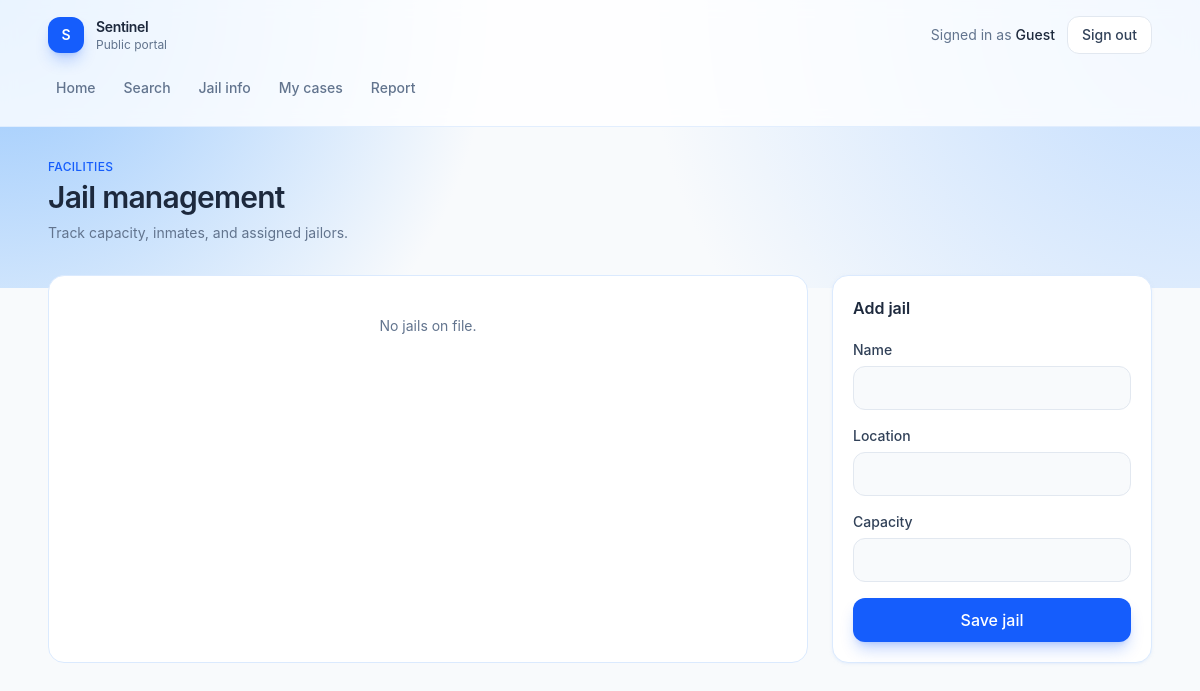
/jails, run on an earlier commit of the app's database.
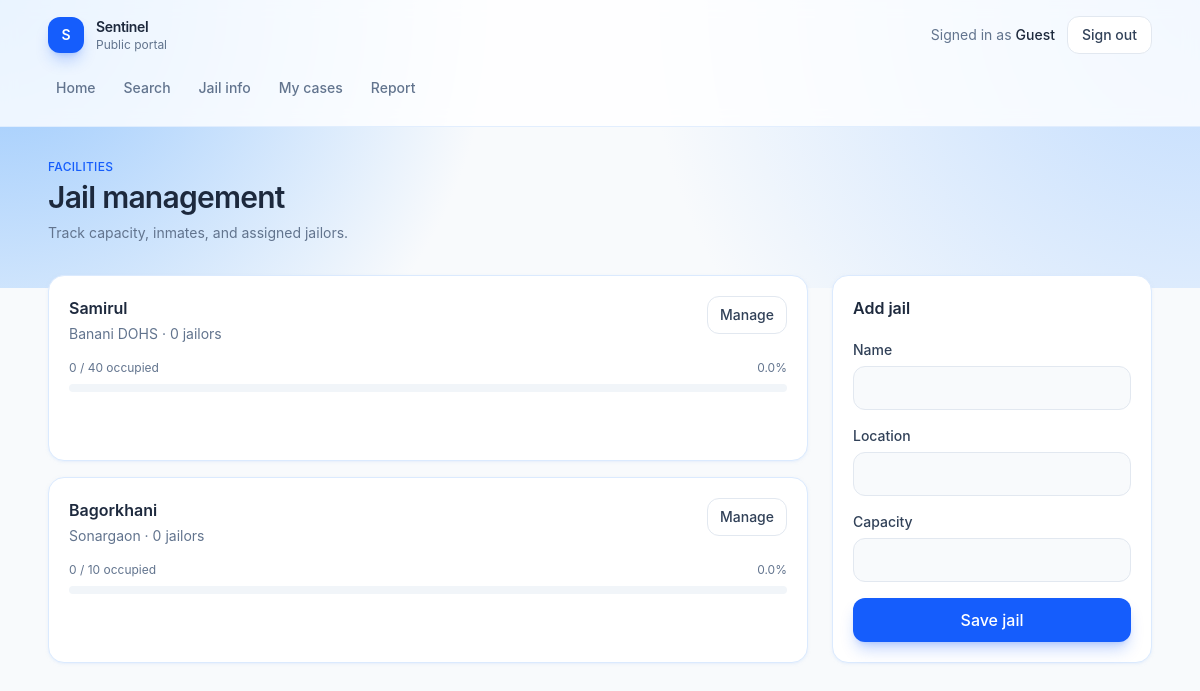
And on a later commit of the database.
### tables this page shows
CREATE TABLE Jail (
    JID INTEGER PRIMARY KEY,
    Name TEXT NOT NULL,
    Location TEXT,
    Capacity INTEGER
);

### app.py (the view, shortened to what this page needs)
@app.route("/jails", methods=["GET", "POST"])
def jails():
    if request.method == "GET":
        db = get_db()
        jail = db.execute("SELECT * FROM Jail").fetchall()
        return render_template("jails.html", jails=jail)

### app.py (called while the page is built)
def get_db():
    if "db" not in g:
        g.db = sqlite3.connect(app.config["DATABASE"])
        g.db.row_factory = sqlite3.Row
    return g.db

### templates/jails.html (shortened to what this page needs)
{% extends "app.html" %}
{% set jails = jails if jails is defined else [
    {"JID": 1, "Name": "Dhaka Central Jail", "Location": "Keraniganj", "Capacity": 400, "occupancy": 312, "jailor_count": 4},
    {"JID": 2, "Name": "Kashimpur Central Jail", "Location": "Gazipur", "Capacity": 250, "occupancy": 180, "jailor_count": 2},
    {"JID": 3, "Name": "Chittagong Central Jail", "Location": "Chattogram", "Capacity": 300, "occupancy": 210, "jailor_count": 3},
] %}
{% block page %}
<div class="mb-8">
    <p class="text-xs font-medium uppercase tracking-wide text-blue-600">Facilities</p>
    <h1 class="mt-1 text-3xl font-semibold tracking-tight text-slate-800">Jail management</h1>
    <p class="mt-2 text-sm text-slate-500">Track capacity, inmates, and assigned jailors.</p>
</div>
<div class="grid gap-6 lg:grid-cols-[minmax(0,1fr)_20rem]">
    <div class="grid gap-4">
        {% if jails %}
            {% for jail in jails %}
            {% set pct = ((jail.occupancy or 0) / jail.Capacity * 100) if jail.Capacity else 0 %}
            <article class="rounded-2xl border border-blue-100 bg-white p-5 shadow-sm shadow-blue-100/50">
                <div class="flex items-start justify-between gap-4">
                    <div>
                        <h2 class="font-semibold text-slate-800">{{ jail.Name }}</h2>
                        <p class="mt-1 text-sm text-slate-500">{{ jail.Location or "—" }} · {{ jail.jailor_count or 0 }} jailors</p>
                    </div>
                    <a href="{{ url_for('jail_detail', jid=jail.JID) }}" class="rounded-xl border border-slate-200 px-3 py-2 text-sm font-medium text-slate-700 hover:border-blue-200 hover:bg-blue-50 hover:text-blue-700">Manage</a>
                </div>
                <div class="mt-4">
                    <div class="flex items-center justify-between text-xs text-slate-500">
                        <span>{{ jail.occupancy or 0 }} / {{ jail.Capacity or 0 }} occupied</span>
                        <span>{{ pct|round(0) }}%</span>
                    </div>
                    <div class="mt-2 h-2 overflow-hidden rounded-full bg-slate-100">
                    </div>
                </div>
            </article>
            {% endfor %}
        {% else %}
        <article class="rounded-2xl border border-blue-100 bg-white px-5 py-10 text-center text-sm text-slate-500">No jails on file.</article>
        {% endif %}
    </div>
    <article class="h-fit rounded-2xl border border-blue-100 bg-white p-5 shadow-sm shadow-blue-100/50">
        <h2 class="font-semibold text-slate-800">Add jail</h2>
        <form action="{{ url_for('jails') }}" method="post" class="mt-5 flex flex-col gap-4">
            <label class="flex flex-col gap-1.5 text-sm font-medium text-slate-700">
                Name
                <input type="text" name="Name" required class="h-11 rounded-xl border border-slate-200 bg-slate-50 px-3.5 outline-none focus:border-blue-500 focus:bg-white focus:ring-4 focus:ring-blue-100">
            </label>
            <label class="flex flex-col gap-1.5 text-sm font-medium text-slate-700">
                Location
                <input type="text" name="Location" class="h-11 rounded-xl border border-slate-200 bg-slate-50 px-3.5 outline-none focus:border-blue-500 focus:bg-white focus:ring-4 focus:ring-blue-100">
            </label>
            <label class="flex flex-col gap-1.5 text-sm font-medium text-slate-700">
                Capacity
                <input type="number" name="Capacity" min="1" class="h-11 rounded-xl border border-slate-200 bg-slate-50 px-3.5 outline-none focus:border-blue-500 focus:bg-white focus:ring-4 focus:ring-blue-100">
            </label>
            <button type="submit" class="h-11 rounded-xl bg-blue-600 font-medium text-white shadow-lg shadow-blue-600/25 transition hover:bg-blue-700">Save jail</button>
        </form>
    </article>
</div>
{% endblock %}

What changed in the data, as far as the page shows it:
added Jail: Name "Samirul", Location "Banani DOHS", jailor_count "0", occupancy "0", Capacity "40", pct "0.0"
added Jail: Name "Bagorkhani", Location "Sonargaon", jailor_count "0", occupancy "0", Capacity "10", pct "0.0"
Also different on the page:
text no longer shown: "No jails on file."
